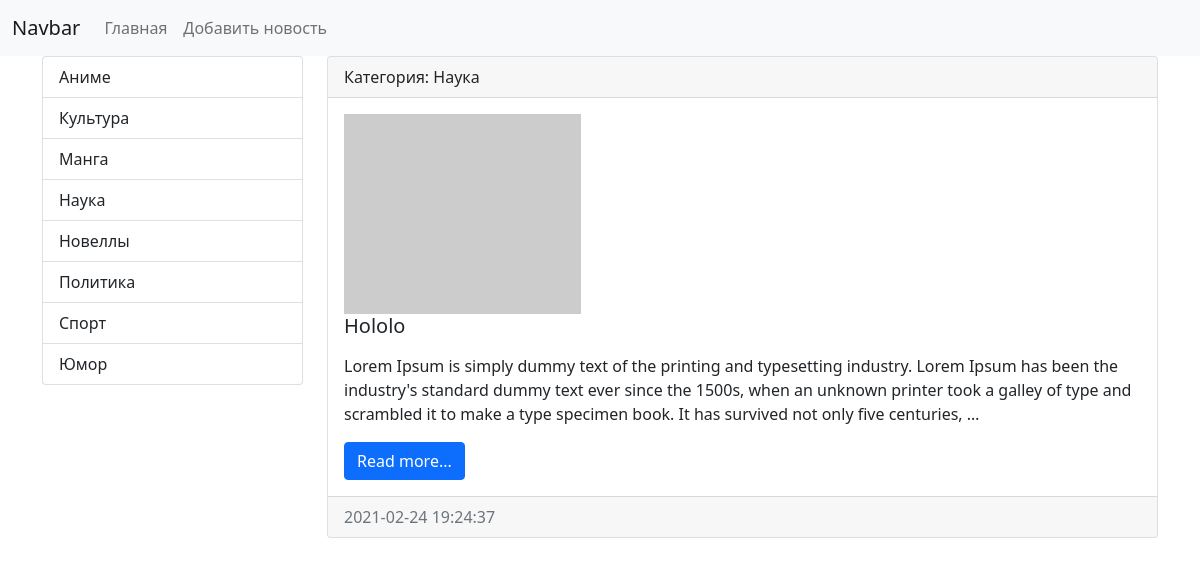
The app's page /news/category/2 with its own data.
### news/models.py (models this page shows, shortened)
class Category(models.Model):
    title = models.CharField(max_length=150, db_index=True, verbose_name='Наименование категории')
    def __str__(self):
        return self.title
    class Meta:
        verbose_name='Категория'
        verbose_name_plural='Категории'
        ordering=['title']

class News(models.Model):
    title = models.CharField(max_length=150, verbose_name='Наименование')
    content = models.TextField(blank=True, verbose_name='Контент')
    created_at = models.DateTimeField(auto_now_add=True, verbose_name='Дата публикации')
    update_at = models.DateTimeField(auto_now=True, verbose_name='Дата обновления')
    photo = models.ImageField(upload_to='photo/%Y/%m/%d', verbose_name='Фото', blank=True)
    is_published = models.BooleanField(default=True,verbose_name='Опубликовано')
    category = models.ForeignKey('Category', on_delete=models.PROTECT, null=True, verbose_name='Категория')
    class Meta:
        verbose_name = 'Новость'
        verbose_name_plural = 'Новости'
        ordering = ['-created_at']

### news/views.py (the view)
# urls.py: path('category/<int:category_id>', get_category, name='category')
def get_category(request, category_id):
    news = News.objects.filter(category_id=category_id)
    categories=Category.objects.all()
    category = Category.objects.get(pk=category_id)
    return render(request, 'news/category.html', {'news':news, 'categories':categories, 'category':category})

### news/templates/news/category.html (shortened to what this page needs)
<!doctype html>
<html lang="en">
<head>
    <link href="https://cdn.jsdelivr.net/npm/bootstrap@5.0.0-beta2/dist/css/bootstrap.min.css" rel="stylesheet"
>
</head>
<body>
<nav class="navbar navbar-expand-lg navbar-light bg-light">
    <div class="container-fluid">
        <a class="navbar-brand" href="{% url 'home' %}">Navbar</a>
        <div class="collapse navbar-collapse" id="navbarSupportedContent">
            <ul class="navbar-nav me-auto mb-2 mb-lg-0">
                <li class="nav-item"><a class="nav-link" href="{% url 'home' %}">Главная</a></li>
                <li class="nav-item"><a class="nav-link" href="{% url 'home' %}">Добавить новость</a></li>
            </ul>
        </div>
    </div>
</nav>
<div class="container mb-3">
    <div class="row">
        <div class="col-md-3">
            <div class="list-group">
                {% for item in categories %}
                <a href="{% url 'category' item.pk %}" class="list-group-item list-group-item-action">{{ item.title }}</a>
                {% endfor %}
            </div>
        </div>
        <div class="col-md-9">
            {% for item in news %}
            <div class="card mb-3">
                <div class="card-header">
                    Категория: {{ item.category }}
                </div>
                <div class="card-body">
                    <div class="media">
                        {% if item.photo %}
                        <img src="{{ item.photo.url }}" alt="" width="350" class="mr-3">
                        {% else %}
                        <img src="https://picsum.photos/id/237/200/300" alt="" class="mr-3">
                        {% endif %}
                    </div>
                    <div class="media-body">
                        <h5 class="card-title">{{item.title}}</h5>
                        <p class="card-text">{{item.content|safe|linebreaks|truncatewords:50}}</p>
                        <a href="#" class="btn btn-primary">Read more...</a>
                    </div>
                </div>
                <div class="card-footer text-muted">
                    {{item.created_at|date:"Y-m-d H:i:s"}}
                </div>
            </div>
            {% endfor %}
        </div>
    </div>
</div>
</body>
</html>

### records on screen
Category: title "Аниме"
Category: title "Культура"
Category: title "Манга"
Category: title "Наука"
Category: title "Новеллы"
Category: title "Политика"
Category: title "Спорт"
Category: title "Юмор"
News: category "Наука", title "Hololo", content "Lorem Ipsum is simply dummy text of the printing and typesetting industry. Lorem Ipsum has been the industry's standard dummy text ever since the 1500s, when an unknown printer took a galley of type and scrambled it to make a type specimen book. It has survived not only five centuries, …", created_at "2021-02-24 19:24:37"
